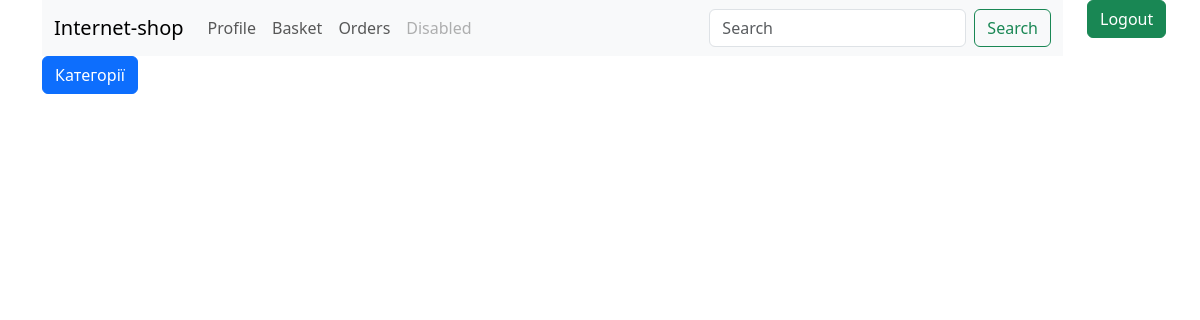
The page /customer/orders/14/ (signed in) on the database as committed earlier.
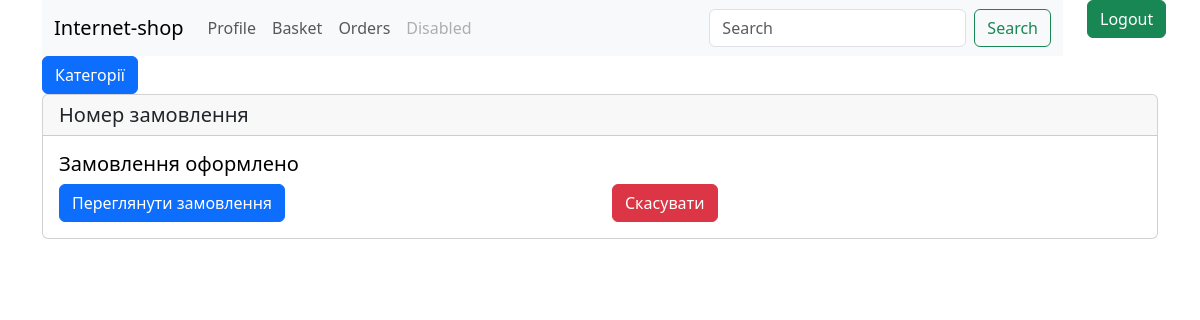
The same page on the database as committed later.
### shop/models.py (models this page shows)
class Orders(models.Model):
    STATUS_CHOICES = [
        ['framed','Замовлення оформлено'],
        ['transit', 'Доставляється' ],
        ['delivered', 'Доставлено'],
        ['received','Отримано'],
        ['canceled', 'Скасовано'],
    ]
    user = models.ForeignKey(User, models.CASCADE)
    date = models.DateTimeField(auto_now=True)
    status = models.CharField(max_length=20, choices=STATUS_CHOICES, default='framed')
    total_price = models.IntegerField(blank=True, null=True)

### customer/views.py (the view)
# urls.py: path('orders/<int:user_pk>/', views.OrdersListView.as_view(), name = 'orders_list'),
class OrdersListView(PermissionRequiredMixin, ListView):
    permission_required = 'shop.view_orders'
    template_name = 'customer/orders.html'
    context_object_name = 'orders'
    model = Orders
    def get_context_data(self, **kwargs: Any):
        context = super().get_context_data(**kwargs)
        orders = Orders.objects.filter(user = self.request.user).all()
        context['orders'] = orders
        colors = []
        for order in context['orders']:
            if order.status == 'received':
                colors.append('rgb(0, 121, 1)')
            elif order.status == 'canceled':
                colors.append('red')
            else:
                colors.append('black')
        context['combined'] = zip(orders, colors)
        return context

### templates/customer/orders.html
{% extends 'base.html' %}
{% block content %}
    {% for order,color in combined %}
    <div class="card" style="margin-bottom: 10px;">
        <h5 class="card-header">Номер замовлення</h5>
        <div class="card-body">
          <h5 class="card-title" style="color:{{color}}">{{order.get_status_display}}</h5>
          <div class="row">
            <div class="col-6">
              <a href="{% url 'order_items_list' order.pk %}" class="btn btn-primary">Переглянути замовлення</a>
            </div>
            <div class="col-2">
              {% if order.status == 'framed' %}
                <a href="{% url 'cancel_order' order.pk %}" ><button class="btn btn-danger">Скасувати</button></a>
              {% endif %}
            </div>
          </div>
        </div>
      </div>
    {% endfor %}
{% endblock %}

### templates/base.html (shortened to what this page needs)
<!DOCTYPE html>
<html>
<head>
    {% load static %}
    <link rel="stylesheet" href="{% static 'style.css' %}">
    <link href="https://cdn.jsdelivr.net/npm/bootstrap@5.3.3/dist/css/bootstrap.min.css" rel="stylesheet">
</head>
<body>
    <div class="container" style="margin-bottom: 20px;">
      <div class="row">
        <div class="col">
          <nav class="navbar navbar-expand-lg bg-body-tertiary">
              <div class="container-fluid">
                  <a class="navbar-brand" href="{% url 'home' %}">Internet-shop</a>
                  <div class="collapse navbar-collapse" id="navbarSupportedContent">
                      <ul class="navbar-nav me-auto mb-2 mb-lg-0">
                      <li>
                        {% if request.user.is_authenticated %}
                          {% if request.user.shop_profile  %}
                            <li class="nav-item">
                              <a href="{% url 'shop_detail' request.user.shop_profile.pk %}" class="nav-link">Profile</a>
                            </li>
                            <li class="nav-item">
                              <a href="{% url 'shop_products' %}" class="nav-link">Products</a>
                            </li>
                          {% elif request.user.customer_profile  %}
                            <li class="nav-item">
                              <a href="{% url 'customer_detail' request.user.customer_profile.pk %}" class="nav-link">Profile</a>
                            </li>
                            <li class="nav-item">
                              <a href="{% url 'basket_detail' request.user.basket.pk %}" class="nav-link">Basket</a>
                            </li>
                            <li class="nav-item" >
                              <a href="{% url 'orders_list' request.user.pk %}"  class="nav-link">Orders</a>
                            </li>
                            {% elif perms.shop.change_orders %}
                              <li class="nav-item" >
                                <a href="{% url 'orders_manager' request.user.pk%}"  class="nav-link">Orders</a>
                              </li>
                            {% endif %}
                          {% endif %}
                      </li>
                        <li class="nav-item">
                          <a class="nav-link disabled" aria-disabled="true">Disabled</a>
                        </li>
                      </ul>
                      <form id="search-form" class="d-flex" role="search">
                        <input id="search-input" class="form-control me-2" type="search" placeholder="Search" aria-label="Search">
                        <button class="btn btn-outline-success" type="submit">Search</button>
                      </form>
                  </div>
                </div>
          </nav>
      </div>
      <div class="col-1">
        {% if request.user.is_authenticated %}
            <form action="{% url 'logout' %}" method="post">
              <button type="submit" class="btn btn-success">Logout</button>
            </form>
          {% else %}
            <a href="{% url 'register' %}">Register</a><br>
            <a href="{% url 'login' %}">Login</a>
          {% endif %}
          </div>
      </div>
      <div class="row">
        <div class="col-2">
          <div class="col-1">
          <button type='submit' id="category-btn" class="btn btn-primary" type="button" data-bs-toggle="offcanvas" data-bs-target="#offcanvasScrolling" aria-controls="offcanvasScrolling">Категорії</button>
        </div>
        </div>
      </div>
      <div class="row">
        <div class="container">
          {% block content %}
          {% endblock %}
      </div>
      </div>
    </div>
</body>
</html>

Rows that differ between the two databases and show on the page:
added Orders: status "Замовлення оформлено", shows "Скасувати"
